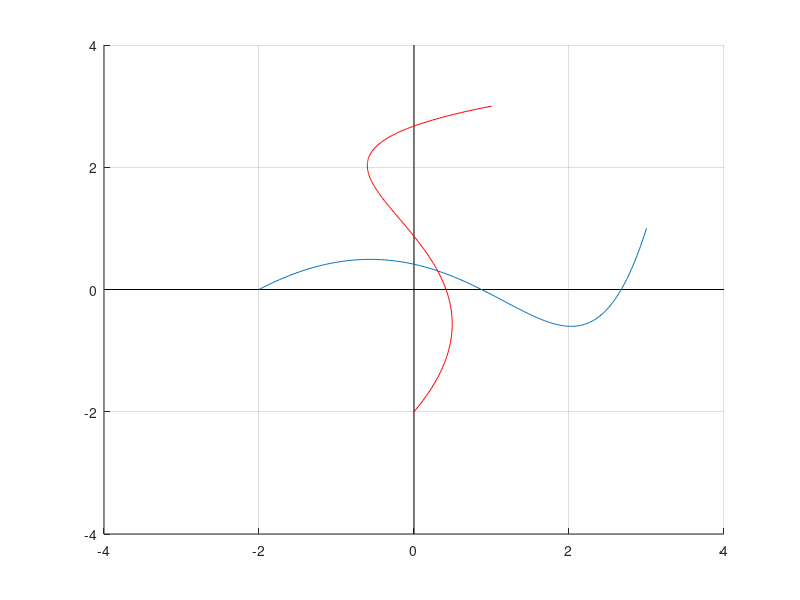

Write MATLAB code to recreate this figure.
x = inline('-2.*(1-t).^3 + 3.*t.*(1-t).^2 + 6.*t.^2.*(1-t) + 3.*t.^3');
y = inline('6.*t.*(1-t).^2 - 9.*t.^2.*(1-t) + t.^3');
t = linspace(0,1,200);
hold on;
grid on;
% setta l'intervallo delle coordinate
axis([-4 4 -4 4]);
% disegna gli assi cartesiani
plot([-4 4], [0 0], '-k');
plot([0 0], [-4 4], '-k');
% plotta i due grafici
plot(x(t), y(t));
plot(y(t), x(t), 'r');